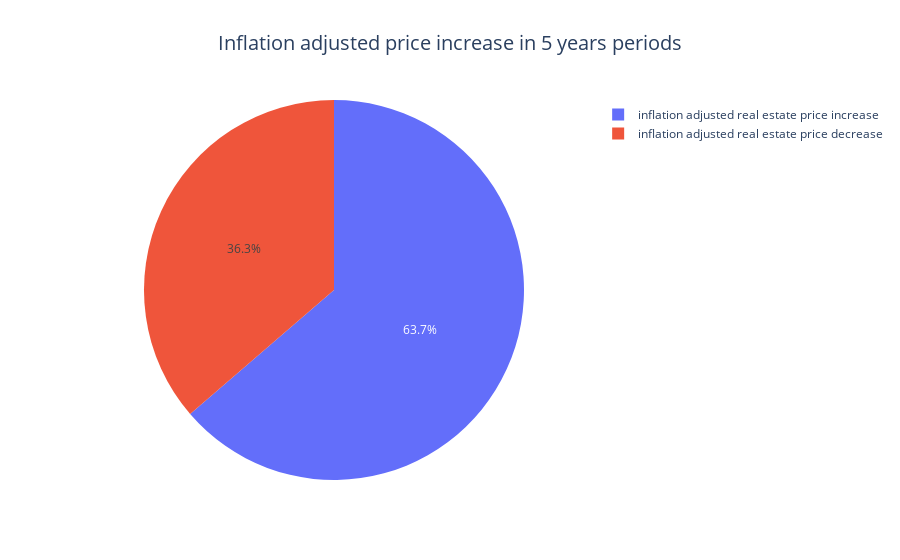

Notebook code for this chart:
### Code cell
cpi_2_years_df = get_cpi(look_back_window=60)
real_estate_2_years_df = get_price_change(look_back_window=60, source_path=real_estate_df_path)
df_2_years_changes = cpi_2_years_df.merge(real_estate_2_years_df, left_on='date', right_on='date')
df_2_years_changes = df_2_years_changes.dropna(how='any', axis=0)
hold_value_months = len(df_2_years_changes.loc[df_2_years_changes['price_change'] > df_2_years_changes['inflation']])
hold_value_percentage = round((hold_value_months/len(df_2_years_changes)), 4)
fig = px.pie(values=[1-hold_value_percentage,hold_value_percentage],
             names=['inflation adjusted real estate price decrease', 'inflation adjusted real estate price increase'],
            title = "Inflation adjusted price increase in 5 years periods")
fig.update_layout(title_x=0.5, titlefont=dict(size=20))
fig.show()
display(Markdown((f"#### I chose to look at 5 years periods, because this a reasonable time period for an investment. We can understand from this chart that in many time periods real estate was not a good hedge against inflation. Yet, this comparison does not distinguish between 0.001% real prices decrease and 10% real prices decrease. ")))

### Figure 1 — Plotly figure (JSON) as saved in the notebook; plotly's stock layout.template omitted (floating-point values rounded to 4 significant figures)
{"data": [{"domain": {"x": [0, 1], "y": [0, 1]}, "hovertemplate": "label=%{label}<br>value=%{value}<extra></extra>", "labels": ["inflation adjusted real estate price decrease", "inflation adjusted real estate price increase"], "legendgroup": "", "name": "", "showlegend": true, "type": "pie", "values": [0.3633, 0.6367]}], "layout": {"legend": {"tracegroupgap": 0}, "title": {"font": {"size": 20}, "text": "Inflation adjusted price increase in 5 years periods", "x": 0.5}}}
